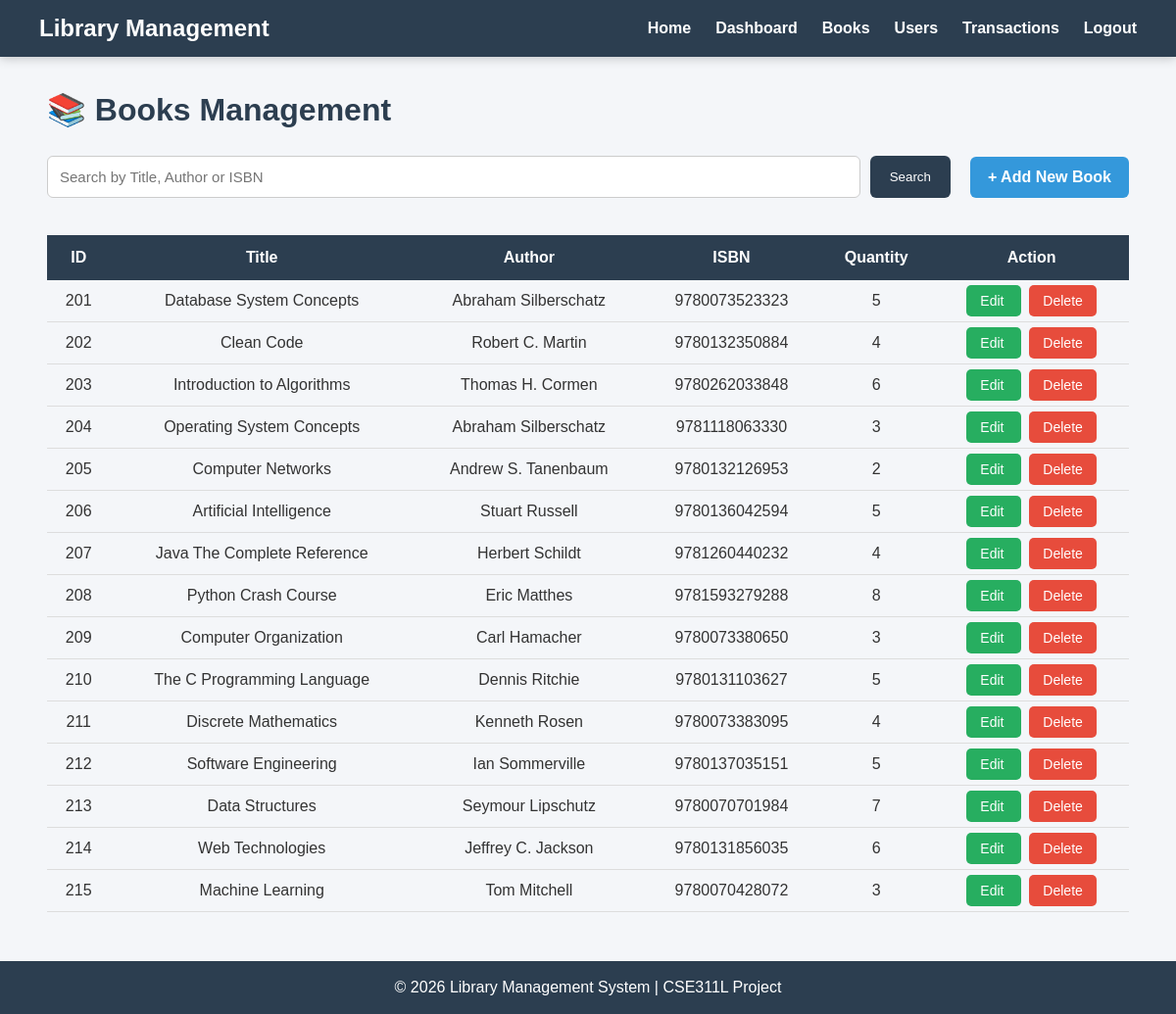
The page /library_management/admin/books.php (signed in) on the database its author committed.
### tables this page shows
CREATE TABLE `books` (
  `book_id` int(11) NOT NULL,
  `title` varchar(200) NOT NULL,
  `author` varchar(100) NOT NULL,
  `isbn` varchar(20) NOT NULL,
  `quantity` int(11) NOT NULL CHECK (`quantity` >= 0)
);

### library_management/admin/books.php (the view, shortened to what this page needs)
<?php
include '../includes/db.php';
include '../includes/header.php';
include '../includes/navbar.php';
$search = "";
if (isset($_GET['search'])) {
    $search = mysqli_real_escape_string($conn, $_GET['search']);
    $sql = "SELECT *
            FROM books
            WHERE title LIKE '%$search%'
               OR author LIKE '%$search%'
               OR isbn LIKE '%$search%'
            ORDER BY book_id ASC";
} else {
    $sql = "SELECT *
            FROM books
            ORDER BY book_id ASC";
}
$result = mysqli_query($conn, $sql);
?>
<div class="container">
<h1 class="page-title">📚 Books Management</h1>
<br>
<div class="top-bar">
<form method="GET">
<input
type="text"
name="search"
placeholder="Search by Title, Author or ISBN"
value="<?php echo htmlspecialchars($search); ?>">
<button type="submit">
Search
</button>
</form>
<a href="add_book.php" class="add-btn">
+ Add New Book
</a>
</div>
<br>
<table>
<tr>
<th>ID</th>
<th>Title</th>
<th>Author</th>
<th>ISBN</th>
<th>Quantity</th>
<th>Action</th>
</tr>
<?php
if(mysqli_num_rows($result)>0)
{
while($row=mysqli_fetch_assoc($result))
{
?>
<tr>
<td>
<?php echo $row['book_id']; ?>
</td>
<td>
<?php echo htmlspecialchars($row['title']); ?>
</td>
<td>
<?php echo htmlspecialchars($row['author']); ?>
</td>
<td>
<?php echo htmlspecialchars($row['isbn']); ?>
</td>
<td>
<?php echo $row['quantity']; ?>
</td>
<td>
<a
class="edit-btn"
href="edit_book.php?id=<?php echo $row['book_id']; ?>">
Edit
</a>
<a
class="delete-btn"
href="delete_book.php?id=<?php echo $row['book_id']; ?>"
onclick="return confirm('Are you sure you want to delete this book?');">
Delete
</a>
</td>
</tr>
<?php
}
}
?>
</table>
</div>
<?php
include '../includes/footer.php';
?>

### library_management/css/style.css (style rules this page uses)
* { margin:0; padding:0; box-sizing:border-box; font-family:Arial, Helvetica, sans-serif; }
body { background:#f4f6f9; color:#333; }
.container { width:92%; margin:35px auto; }
.page-title { color:#2c3e50; margin-bottom:10px; }
table { width:100%; border-collapse:collapse; }
table th { background:#2c3e50; color:white; padding:14px; }
table td { padding:12px; text-align:center; border-bottom:1px solid #ddd; }
button { background:#2c3e50; color:white; border:none; padding:12px 20px; border-radius:6px; cursor:pointer; transition:.3s; }
input[type=text], input[type=password], input[type=email], input[type=number], input[type=date], select { width:100%; padding:12px; border:1px solid #ccc; border-radius:6px; margin-top:5px; margin-bottom:18px; font-size:15px; }
.top-bar { display:flex; justify-content:space-between; align-items:center; margin-bottom:20px; gap:20px; flex-wrap:wrap; }
.top-bar form { display:flex; gap:10px; flex:1; }
.top-bar input { flex:1; margin:0; }
.add-btn { background:#3498db; color:white; padding:12px 18px; text-decoration:none; border-radius:6px; font-weight:bold; transition:.3s; }
.edit-btn { background:#27ae60; color:white; padding:8px 14px; border-radius:5px; text-decoration:none; margin-right:8px; font-size:14px; }
.delete-btn { background:#e74c3c; color:white; padding:8px 14px; border-radius:5px; text-decoration:none; font-size:14px; }

### rows shown on the page
books: book_id "201", title "Database System Concepts", author "Abraham Silberschatz", isbn "9780073523323", quantity "5"
books: book_id "202", title "Clean Code", author "Robert C. Martin", isbn "9780132350884", quantity "4"
books: book_id "203", title "Introduction to Algorithms", author "Thomas H. Cormen", isbn "9780262033848", quantity "6"
books: book_id "204", title "Operating System Concepts", author "Abraham Silberschatz", isbn "9781118063330", quantity "3"
books: book_id "205", title "Computer Networks", author "Andrew S. Tanenbaum", isbn "9780132126953", quantity "2"
books: book_id "206", title "Artificial Intelligence", author "Stuart Russell", isbn "9780136042594", quantity "5"
books: book_id "207", title "Java The Complete Reference", author "Herbert Schildt", isbn "9781260440232", quantity "4"
books: book_id "208", title "Python Crash Course", author "Eric Matthes", isbn "9781593279288", quantity "8"
books: book_id "209", title "Computer Organization", author "Carl Hamacher", isbn "9780073380650", quantity "3"
books: book_id "210", title "The C Programming Language", author "Dennis Ritchie", isbn "9780131103627", quantity "5"
books: book_id "211", title "Discrete Mathematics", author "Kenneth Rosen", isbn "9780073383095", quantity "4"
books: book_id "212", title "Software Engineering", author "Ian Sommerville", isbn "9780137035151", quantity "5"
books: book_id "213", title "Data Structures", author "Seymour Lipschutz", isbn "9780070701984", quantity "7"
books: book_id "214", title "Web Technologies", author "Jeffrey C. Jackson", isbn "9780131856035", quantity "6"
books: book_id "215", title "Machine Learning", author "Tom Mitchell", isbn "9780070428072", quantity "3"
